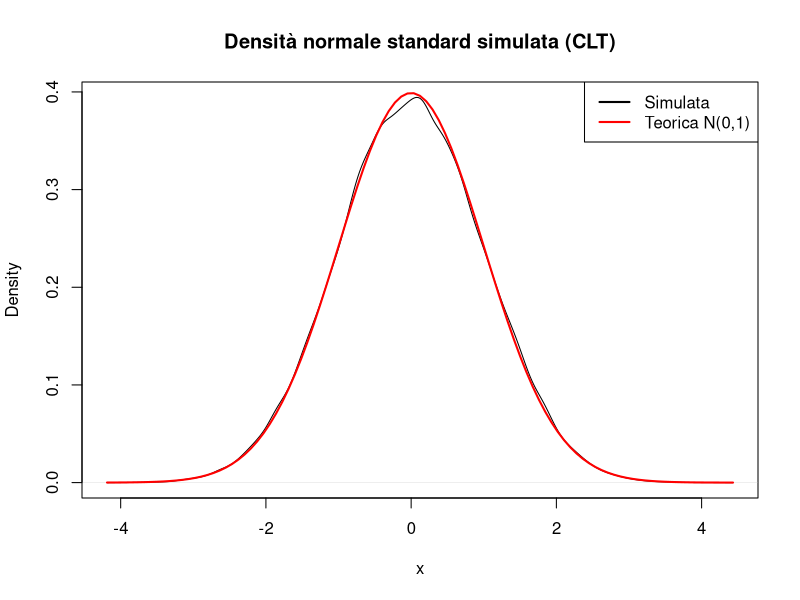

The R script that drew this image:
# Simulazione di variabili Normali standard N(0,1) con CLT
# Metodo: somma di 12 Uniformi(0,1) - 6

# Generiamo 12 sequenze indipendenti Uniformi(0,1) di lunghezza 50000
u1 <- runif(50000)
u2 <- runif(50000)
u3 <- runif(50000)
u4 <- runif(50000)
u5 <- runif(50000)
u6 <- runif(50000)
u7 <- runif(50000)
u8 <- runif(50000)
u9 <- runif(50000)
u10 <- runif(50000)
u11 <- runif(50000)
u12 <- runif(50000)

# Costruiamo la variabile normale standard simulata
z <- u1+u2+u3+u4+u5+u6+u7+u8+u9+u10+u11+u12 - 6

# Calcoliamo media e varianza campionarie
cat("Media campionaria:", mean(z), "\n")
cat("Varianza campionaria:", var(z), "\n")

# Grafico della densità stimata e confronto con N(0,1) teorica
plot(density(z),
     main="Densità normale standard simulata (CLT)",
     xlab="x")
curve(dnorm(x, mean=0, sd=1), add=TRUE, col="red", lwd=2)

legend("topright", legend=c("Simulata", "Teorica N(0,1)"),
       col=c("black", "red"), lwd=2)